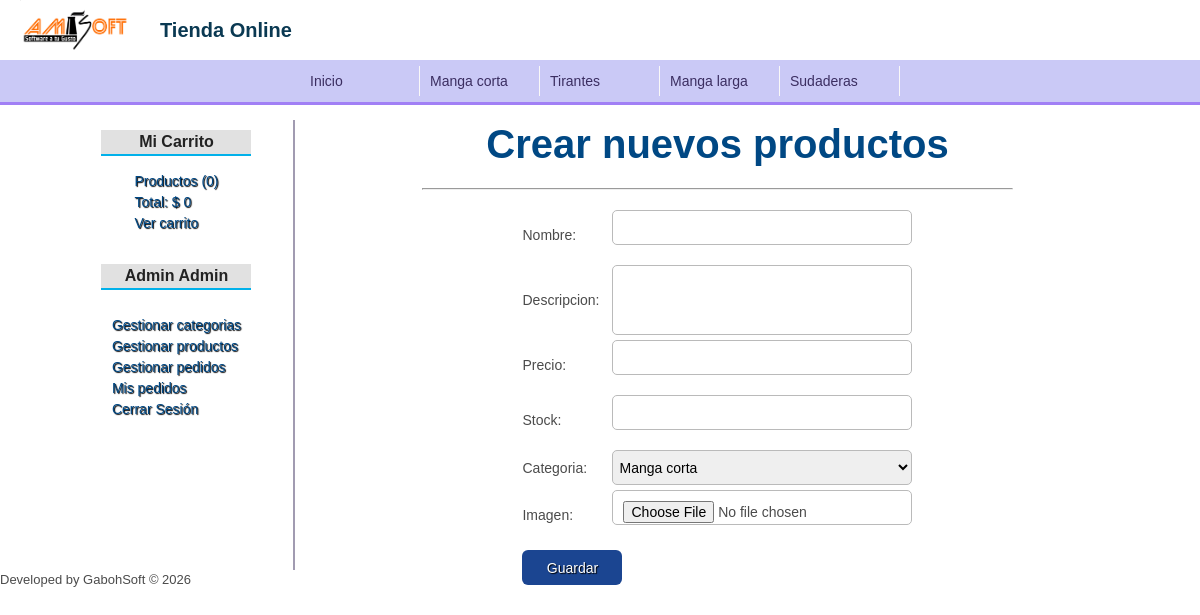
Page /producto/crear (signed in) on the committed database.
### tables this page shows
Create table categorias(
  id        int auto_increment not null,
  nombre    varchar(50) not null,
  Constraint pk_categorias Primary key(id)
);

### config/db.php (called while the page is built, shortened)
<?php
  class Database{
    public static function connect(){
      $db = [
				"server" => "localhost",
				"user" => "root",
				"pass" => "",
				"datab" => "tienda_master",
			];
			$conex = new mysqli($db['server'], $db['user'], $db['pass'], $db['datab']);
      return $conex;
    }
  }
?>

### helpers/utils.php (called while the page is built, shortened)
<?php
  class Utils{
    public static function showCategorias(){
      $categoria = new Categoria();
      $categorias = $categoria->getAll('categorias');
      return $categorias;
    }
  }
?>

### models/ModeloBase.php (called while the page is built)
<?php
  require_once 'config/db.php';
  class ModeloBase{
    public $db;
    public function __construct()
    { $this->db = Database::connect();
    }
    public function getAll($tabla){
      $query = $this->db->query("Select * From $tabla");
      return $query;
    }
  }
?>

### controllers/ProductoController.php (called while the page is built, shortened)
<?php
  class ProductoController{
    public function crear(){
      require_once 'views/producto/crear.php';
    }
  }
?>

### views/producto/crear.php (the view, shortened to what this page needs)
<div class="Contvtc" style="width: 90%;">
  <div class="Contvcc" style="width: 100%;">
    <?php if(isset($edit) && isset($pro) && is_object($pro)): ?>
      <h1>Editar producto <?= $pro->nombre ?></h1></br>
      <?php $url_action = base_url.'producto/save&id='.$pro->id; ?>
    <?php else: ?>
      <h1>Crear nuevos productos</h1></br>
      <?php $url_action = base_url.'producto/save'; ?>
    <?php endif; ?>
    <hr width="70%"></br>
  </div>
  <div class="Contvtl" id="AddProd">
    <form action="<?=$url_action?>" method="Post" enctype="multipart/form-data">
      <div class="Conthcl">
        <label for="nombre">Nombre:</label>
        <input type="text" name="nombre" value="<?=isset($pro) && is_object($pro) ? $pro->nombre : ''; ?>" />
      </div>
      <div class="Conthcl">
        <label for="descripcion">Descripcion:</label>
        <textarea name="descripcion"><?=isset($pro) && is_object($pro) ? $pro->descripcion : ''; ?></textarea>
      </div>
      <div class="Conthcl">
        <label for="precio">Precio:</label>
        <input type="text" name="precio" value="<?=isset($pro) && is_object($pro) ? $pro->precio : ''; ?>" />
      </div>
      <div class="Conthcl">
        <label for="stock">Stock:</label>
        <input type="number" name="stock" value="<?=isset($pro) && is_object($pro) ? $pro->stock : ''; ?>" />
      </div>
      <div class="Conthcl">
        <label for="categoria">Categoria:</label>
        <?php $categorias = Utils::showCategorias(); ?>
        <select name="categoria">
          <?php while($cat = $categorias->fetch_object()): ?>
            <option value="<?=$cat->id?>" <?=isset($pro) && is_object($pro) && $cat->id == $pro->categoria_id ? 'selected' : ''; ?>>
              <?=$cat->nombre?>
            </option>
          <?php endwhile; ?>
        </select>
      </div>
      <div class="Conthcl">
        <label for="imagen">Imagen:</label>
        <input type="file" name="imagen"/>
      </div>
      <input type="submit" class="Bt4" style="width: 100px;" value="Guardar" />
    </form>
  </div>
</div>

### views/layout/header.php (shortened to what this page needs)
<!DOCTYPE html>
<html lang="es">
<head>
  <link rel="stylesheet" href="<?=base_url?>assets/css/style.css">
</head>
<body>
  <header class="Conthcl" style="height: 60px;">
    <img class="ImgLog2" src="<?=base_url?>assets/images/amisoftoscuro80x40.png" style="margin-left: 20px;" alt="Logo Amisoft"/>
    <a class="txtitle20" href="<?=base_url?>" style="margin-left: 20px;">Tienda Online</a>
  </header>
  <nav id="menu" class="Conthcc">
    <?php $categorias = Utils::showCategorias(); ?>
    <ul>
      <li><a href="<?= base_url ?>">Inicio</a></li>
      <?php while($cat = $categorias->fetch_object()): ?>
        <li><a href="<?= base_url ?>/categoria/ver&id=<?= $cat->id ?>"><?= $cat->nombre ?></a></li>
      <?php endwhile; ?>
    </ul>
  </nav>
  <div id="content" class="Contptl">

### assets/css/style.css (style rules this page uses)
* { margin: 0px; padding: 0px; -webkit-box-sizing: border-box; -moz-box-sizing: border-box; box-sizing: border-box; }
ul, ol { list-style: none; }
body { background-color: #fff; font-family: 'Work Sans', sans-serif; line-height: 20px; font-size: 13px; color: #4b4b4b; }
h1 { color: #004884; font-family: 'Montserrat', sans-serif; line-height: 48px; font-size: 40px; font-weight: 600; }
.txtitle20 { font-family: 'Montserrat', sans-serif; font-size: 20px; font-weight: 600; color: #0a3952; }
#menu { background: #cac9f6; height: 45px; border-bottom: 3px solid #a180f5; }
nav ul li { float: left; }
nav ul li a { display: block; border-right: 1px solid #f9f8f8; padding: 5px 10px; cursor: pointer; width: 120px; color: #3b2e61; }
a { text-decoration: none; color: #004884; font-family: 'Montserrat', sans-serif; font-size: 14px; font-weight: 400; }
label { color: #4b4b4b; font-family: 'Montserrat', sans-serif; font-size: 14px; }
input { padding: 10px; height: 40px; border: #bababa solid 1px; border-radius: 5px; margin-bottom: 15px; font-family: 'Work Sans', sans-serif; font-size: 14px; font-weight: 400; }
textarea { padding: 10px; border: #bababa solid 1px; border-radius: 5px; font-family: 'Work Sans', sans-serif; font-size: 14px; font-weight: 400; resize: none; }
select { padding: 2px; border: #bababa solid 1px; border-radius: 5px; font-family: 'Work Sans', sans-serif; font-size: 14px; font-weight: 400; }
#AddProd div { width: 100%; margin-bottom: 5px; }
#AddProd label { width: 90px; }
#AddProd input, select { width: 300px; height: 35px; }
#AddProd textarea { width: 300px; height: 70px; }
.Bt4, .Bt4v { padding: 10px 12px; border: 0; border-radius: 6px; color: #fff; font-family: 'Montserrat', sans-serif; font-size: 14px; text-shadow: 1px 1px 1px #000; width: auto; height: 38px; margin-top: 10px; display: flex; align-items: center; justify-content: center; cursor: pointer; }
.Bt4 { background: #1b4591; }
.Contptl { margin: 0 auto; width: 90%; margin-top: 15px; height: 450px; display: flex; align-items: flex-start; justify-content: flex-start; }
.Contvtc { display: flex; flex-direction: column; justify-content: flex-start; align-items: center; }
.Contvtl { display: flex; flex-direction: column; justify-content: flex-start; align-items: flex-start; }
.Contvcc { display: flex; flex-direction: column; justify-content: center; align-items: center; }
.Conthcc { display: flex; align-items: center; justify-content: center; }
.Conthcl { display: flex; align-items: center; justify-content: flex-start; }
.ImgLog2 { width: 120px; height: 60px; }

### rows in the picture
categorias: nombre "Manga corta"
categorias: nombre "Tirantes"
categorias: nombre "Manga larga"
categorias: nombre "Sudaderas"

### other values in the picture
$stats['count'] "0"
$stats['total'] "0"
$_SESSION['identity']->nombre "Admin"
$_SESSION['identity']->apellidos "Admin"
form field categoria "Manga corta"
